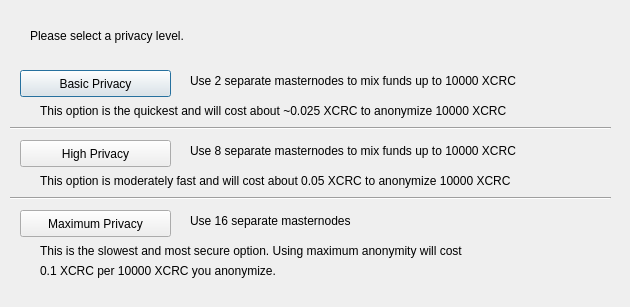
<?xml version="1.0" encoding="UTF-8"?>
<ui version="4.0">
 <class>ObfuscationConfig</class>
 <widget class="QDialog" name="ObfuscationConfig">
  <property name="geometry">
   <rect>
    <x>0</x>
    <y>0</y>
    <width>630</width>
    <height>307</height>
   </rect>
  </property>
  <property name="windowTitle">
   <string>Configure Obfuscation</string>
  </property>
  <widget class="QPushButton" name="buttonBasic">
   <property name="geometry">
    <rect>
     <x>20</x>
     <y>70</y>
     <width>151</width>
     <height>27</height>
    </rect>
   </property>
   <property name="text">
    <string>Basic Privacy</string>
   </property>
  </widget>
  <widget class="QPushButton" name="buttonHigh">
   <property name="geometry">
    <rect>
     <x>20</x>
     <y>140</y>
     <width>151</width>
     <height>27</height>
    </rect>
   </property>
   <property name="text">
    <string>High Privacy</string>
   </property>
  </widget>
  <widget class="QPushButton" name="buttonMax">
   <property name="geometry">
    <rect>
     <x>20</x>
     <y>210</y>
     <width>151</width>
     <height>27</height>
    </rect>
   </property>
   <property name="text">
    <string>Maximum Privacy</string>
   </property>
  </widget>
  <widget class="QLabel" name="label">
   <property name="geometry">
    <rect>
     <x>30</x>
     <y>20</y>
     <width>571</width>
     <height>31</height>
    </rect>
   </property>
   <property name="text">
    <string>Please select a privacy level.</string>
   </property>
  </widget>
  <widget class="QLabel" name="label_2">
   <property name="geometry">
    <rect>
     <x>190</x>
     <y>70</y>
     <width>421</width>
     <height>21</height>
    </rect>
   </property>
   <property name="text">
    <string>Use 2 separate masternodes to mix funds up to 10000 XCRC</string>
   </property>
  </widget>
  <widget class="QLabel" name="label_3">
   <property name="geometry">
    <rect>
     <x>190</x>
     <y>140</y>
     <width>411</width>
     <height>21</height>
    </rect>
   </property>
   <property name="text">
    <string>Use 8 separate masternodes to mix funds up to 10000 XCRC</string>
   </property>
  </widget>
  <widget class="QLabel" name="label_4">
   <property name="geometry">
    <rect>
     <x>190</x>
     <y>210</y>
     <width>421</width>
     <height>21</height>
    </rect>
   </property>
   <property name="text">
    <string>Use 16 separate masternodes</string>
   </property>
  </widget>
  <widget class="QLabel" name="label_6">
   <property name="geometry">
    <rect>
     <x>40</x>
     <y>100</y>
     <width>561</width>
     <height>21</height>
    </rect>
   </property>
   <property name="text">
    <string>This option is the quickest and will cost about ~0.025 XCRC to anonymize 10000 XCRC</string>
   </property>
  </widget>
  <widget class="QLabel" name="label_7">
   <property name="geometry">
    <rect>
     <x>40</x>
     <y>170</y>
     <width>561</width>
     <height>21</height>
    </rect>
   </property>
   <property name="text">
    <string>This option is moderately fast and will cost about 0.05 XCRC to anonymize 10000 XCRC</string>
   </property>
  </widget>
  <widget class="QLabel" name="label_8">
   <property name="geometry">
    <rect>
     <x>40</x>
     <y>240</y>
     <width>561</width>
     <height>21</height>
    </rect>
   </property>
   <property name="text">
    <string>This is the slowest and most secure option. Using maximum anonymity will cost</string>
   </property>
  </widget>
  <widget class="QLabel" name="label_9">
   <property name="geometry">
    <rect>
     <x>40</x>
     <y>260</y>
     <width>561</width>
     <height>21</height>
    </rect>
   </property>
   <property name="text">
    <string>0.1 XCRC per 10000 XCRC you anonymize.</string>
   </property>
  </widget>
  <widget class="Line" name="line">
   <property name="geometry">
    <rect>
     <x>10</x>
     <y>120</y>
     <width>601</width>
     <height>16</height>
    </rect>
   </property>
   <property name="orientation">
    <enum>Qt::Horizontal</enum>
   </property>
  </widget>
  <widget class="Line" name="line_2">
   <property name="geometry">
    <rect>
     <x>10</x>
     <y>190</y>
     <width>601</width>
     <height>16</height>
    </rect>
   </property>
   <property name="orientation">
    <enum>Qt::Horizontal</enum>
   </property>
  </widget>
 </widget>
 <resources/>
 <connections/>
</ui>
